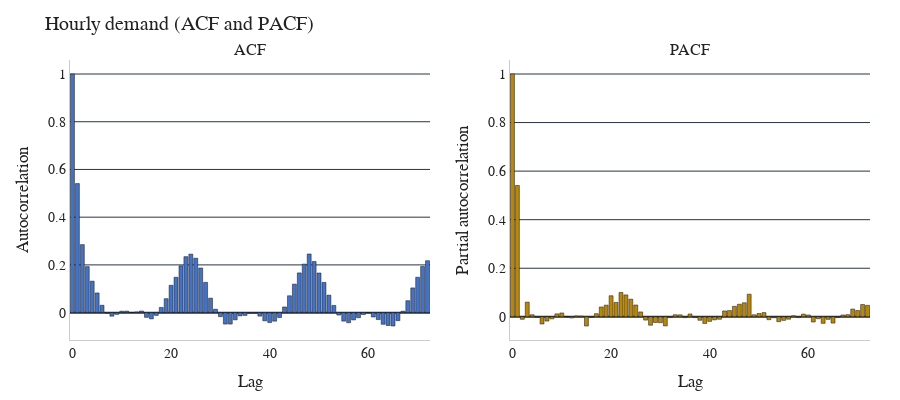

Here is the notebook cell this chart was saved with:
### Markdown cell above
## 2. Next ACF and PACF plots are constructed.

### Code cell
nlags = 72
acf_vals = acf(demand["demand"], nlags=nlags)
pacf_vals = pacf(demand["demand"], nlags=nlags)

acf_df = pd.DataFrame({"lag": range(len(acf_vals)), "value": acf_vals})
pacf_df = pd.DataFrame({"lag": range(len(pacf_vals)), "value": pacf_vals})

fig_acf_pacf = plot_acf_pacf(
    acf_df,
    pacf_df,
    title="Hourly demand (ACF and PACF)",
)

save_fig_plotly(fig_acf_pacf, "ex7_fig1_stats_acf_pacf.svg", width=1200, height=500)

fig_acf_pacf.show()

### Figure 1 — Plotly figure (JSON) as saved in the notebook; plotly's stock layout.template omitted (floating-point values rounded to 4 significant figures)
{"data": [{"marker": {"color": "#4472C4"}, "name": "ACF", "x": [0, 1, 2, 3, 4, 5, 6, 7, 8, 9, 10, 11, 12, 13, 14, 15, 16, 17, 18, 19, 20, 21, 22, 23, 24, 25, 26, 27, 28, 29, 30, 31, 32, 33, 34, 35, 36, 37, 38, 39, 40, 41, 42, 43, 44, 45, 46, 47, 48, 49, 50, 51, 52, 53, 54, 55, 56, 57, 58, 59, 60, 61, 62, 63, 64, 65, 66, 67, 68, 69, 70, 71, 72], "y": [1.0, 0.5407, 0.2851, 0.1929, 0.1318, 0.08248, 0.03082, -0.001896, -0.01497, -0.007383, 0.006072, 0.006409, 0.0007563, 0.002928, 0.006847, -0.01981, -0.02607, -0.0116, 0.02176, 0.05836, 0.1146, 0.1482, 0.1961, 0.2345, 0.2451, 0.2281, 0.187, 0.127, 0.06064, 0.01424, -0.01687, -0.04796, -0.04793, -0.03011, -0.01364, -0.01168, -0.002027, -0.002425, -0.01464, -0.03433, -0.04158, -0.03575, -0.02043, 0.02368, 0.0706, 0.1194, 0.1665, 0.2034, 0.2458, 0.2141, 0.1661, 0.1266, 0.07323, 0.03024, -0.01015, -0.03562, -0.04229, -0.03053, -0.02138, -0.0081, -0.0006411, -0.01825, -0.02914, -0.04887, -0.05394, -0.05603, -0.03376, 0.006115, 0.04998, 0.1036, 0.1481, 0.1935, 0.2176], "type": "bar", "xaxis": "x", "yaxis": "y"}, {"marker": {"color": "darkgoldenrod"}, "name": "PACF", "x": [0, 1, 2, 3, 4, 5, 6, 7, 8, 9, 10, 11, 12, 13, 14, 15, 16, 17, 18, 19, 20, 21, 22, 23, 24, 25, 26, 27, 28, 29, 30, 31, 32, 33, 34, 35, 36, 37, 38, 39, 40, 41, 42, 43, 44, 45, 46, 47, 48, 49, 50, 51, 52, 53, 54, 55, 56, 57, 58, 59, 60, 61, 62, 63, 64, 65, 66, 67, 68, 69, 70, 71, 72], "y": [1.0, 0.5408, -0.01038, 0.06043, 0.008557, -0.002507, -0.02954, -0.01757, -0.008456, 0.01214, 0.01577, 3.332e-05, -0.004864, 0.003724, 0.003022, -0.03792, -0.002762, 0.0129, 0.04041, 0.04787, 0.0867, 0.05928, 0.1003, 0.09015, 0.07254, 0.04848, 0.02, -0.01357, -0.03467, -0.0235, -0.02435, -0.03749, -0.003299, 0.00858, 0.008022, -0.00359, 0.01163, -0.003321, -0.01432, -0.02746, -0.01891, -0.0125, -0.0101, 0.02412, 0.02565, 0.04302, 0.05156, 0.05776, 0.09303, 0.008268, 0.0136, 0.01734, -0.01187, -0.003689, -0.02012, -0.01481, -0.009946, 0.004417, -0.003343, 0.01095, 0.007559, -0.0215, -0.007992, -0.02695, -0.01054, -0.02589, -0.002523, 0.00755, 0.008838, 0.03188, 0.02574, 0.05054, 0.04724], "type": "bar", "xaxis": "x2", "yaxis": "y2"}], "layout": {"xaxis": {"anchor": "y", "domain": [0.0, 0.45], "title": {"text": "Lag"}, "showline": true, "linewidth": 1, "linecolor": "#ccc"}, "yaxis": {"anchor": "x", "domain": [0.0, 1.0], "title": {"text": "Autocorrelation"}, "showline": true, "linewidth": 1, "linecolor": "#ccc"}, "xaxis2": {"anchor": "y2", "domain": [0.55, 1.0], "title": {"text": "Lag"}, "showline": true, "linewidth": 1, "linecolor": "#ccc"}, "yaxis2": {"anchor": "x2", "domain": [0.0, 1.0], "title": {"text": "Partial autocorrelation"}, "showline": true, "linewidth": 1, "linecolor": "#ccc"}, "annotations": [{"font": {"size": 16}, "showarrow": false, "text": "ACF", "x": 0.225, "xanchor": "center", "xref": "paper", "y": 1.0, "yanchor": "bottom", "yref": "paper"}, {"font": {"size": 16}, "showarrow": false, "text": "PACF", "x": 0.775, "xanchor": "center", "xref": "paper", "y": 1.0, "yanchor": "bottom", "yref": "paper"}], "font": {"family": "CMU Serif, 'Times New Roman', serif", "size": 14, "color": "#222"}, "legend": {"bgcolor": "rgba(255,255,255,0.85)", "bordercolor": "#d0d0d0", "borderwidth": 1}, "margin": {"t": 60, "r": 30, "b": 50, "l": 70}, "title": {"text": "Hourly demand (ACF and PACF)"}, "showlegend": false, "paper_bgcolor": "#ffffff", "plot_bgcolor": "#ffffff", "height": 400, "width": 900}}
